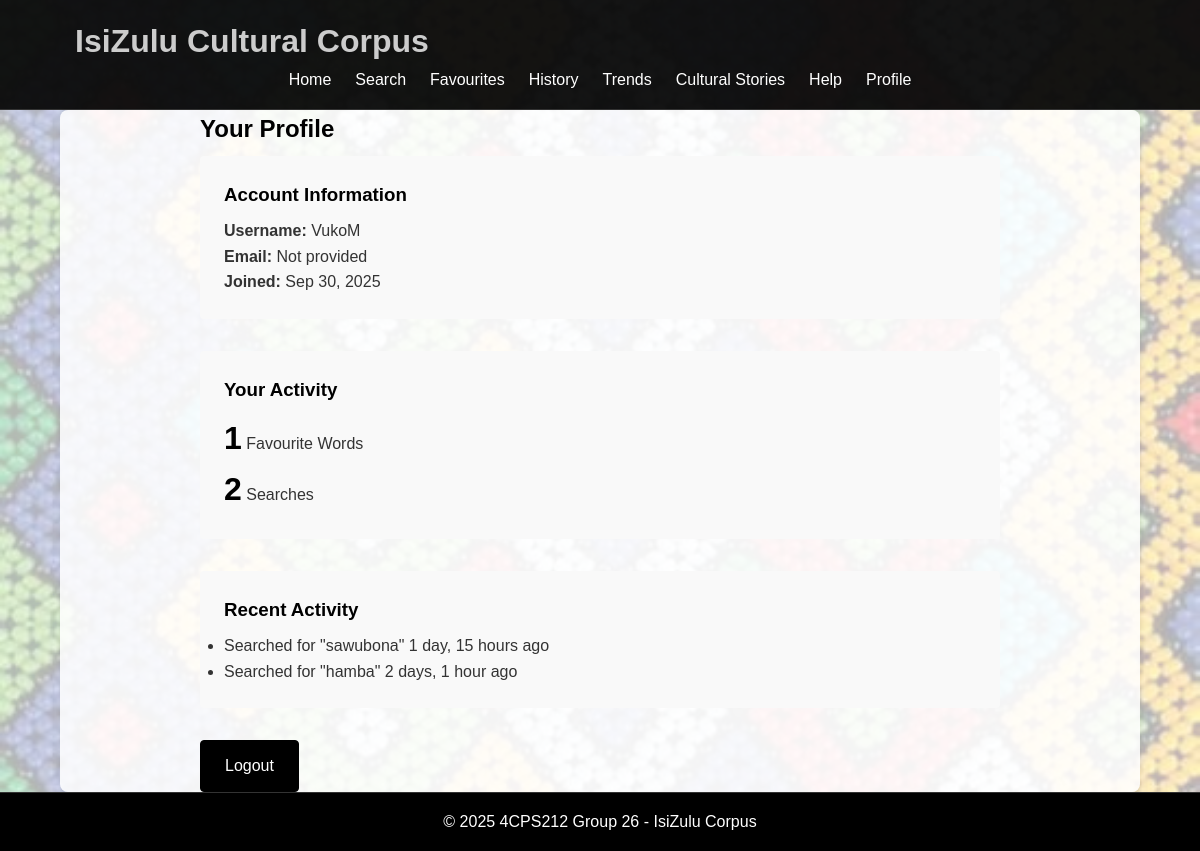
The page /profile/ (signed in) on the database as committed earlier.
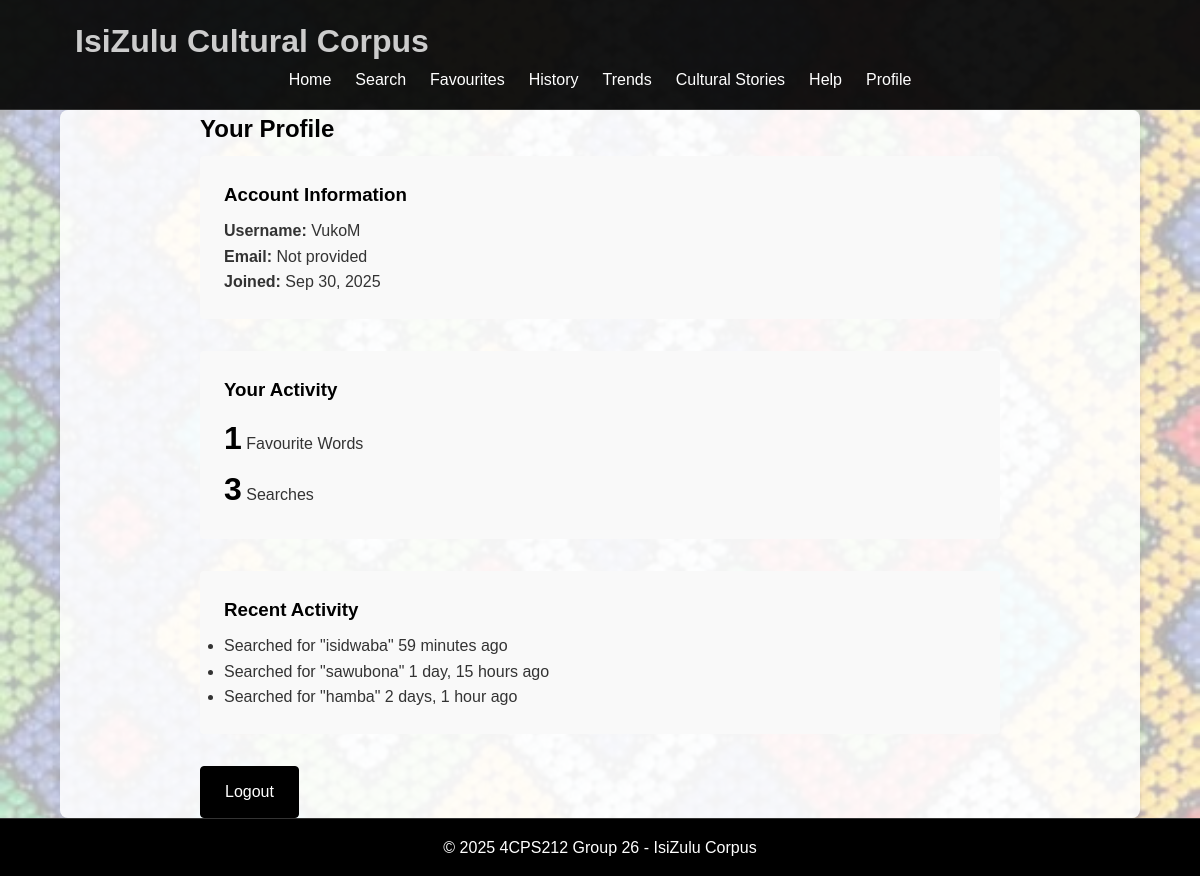
The same page on the database as committed later.
### main_app/models.py (models this page shows, shortened)
class UserSearchHistory(models.Model):
    user = models.ForeignKey(User, on_delete=models.CASCADE)
    search_query = models.CharField(max_length=255)
    search_results = models.ManyToManyField(ZuluWord)
    search_date = models.DateTimeField(default=timezone.now)

### main_app/views.py (the view)
# urls.py: path('profile/', views.profile, name='profile'),
@login_required
def profile(request):
    user = request.user
    favourite_count = UserFavourite.objects.filter(user=user).count()
    search_count = UserSearchHistory.objects.filter(user=user).count()
    recent_searches = UserSearchHistory.objects.filter(
        user=user
    ).select_related('user').order_by('-search_date')[:5]
    return render(request, 'profile.html', {
        'user': user,
        'favourite_count': favourite_count,
        'search_count': search_count,
        'recent_searches': recent_searches
    })

### templates/profile.html
{% extends 'base.html' %}
{% block content %}
<div class="profile-container">
    <h2>Your Profile</h2>
    <div class="profile-section">
        <h3>Account Information</h3>
        <div class="profile-details">
            <p><strong>Username:</strong> {{ user.username }}</p>
            <p><strong>Email:</strong> {% if user.email %}{{ user.email }}{% else %}Not provided{% endif %}</p>
            <p><strong>Joined:</strong> {{ user.date_joined|date:"M d, Y" }}</p>
        </div>
    </div>
    <div class="profile-section">
        <h3>Your Activity</h3>
        <div class="activity-stats">
            <div class="stat">
                <span class="stat-number">{{ favourite_count }}</span>
                <span class="stat-label">Favourite Words</span>
            </div>
            <div class="stat">
                <span class="stat-number">{{ search_count }}</span>
                <span class="stat-label">Searches</span>
            </div>
        </div>
    </div>
    <div class="profile-section">
        <h3>Recent Activity</h3>
            {% if recent_searches %}
            <ul class="recent-activity">
                {% for search in recent_searches %}
                <li>
                    <span class="activity-type">Searched for</span>
                    <span class="activity-detail">"{{ search.search_query }}"</span>
                    <span class="activity-time">{{ search.search_date|timesince }} ago</span>
                </li>
                {% endfor %}
            </ul>
            {% else %}
            <p>No recent activity to display.</p>
            {% endif %}
    </div>
    <div class="profile-actions">
        <a href="{% url 'logout' %}" class="btn">Logout</a>
    </div>
</div>
{% endblock %}

### templates/base.html (shortened to what this page needs)
<!DOCTYPE html>
<html lang="en">
<head>
    {% load static %}
    <link rel="stylesheet" href="{% static 'css/style.css' %}">
</head>
<body>
    <header>
        <div class="container">
            <h1>IsiZulu Cultural Corpus</h1>
            <nav>
                <ul>
                    <li><a href="{% url 'home' %}">Home</a></li>
                    <li><a href="{% url 'search' %}">Search</a></li>
                    <li><a href="{% url 'favourites' %}">Favourites</a></li>
                    <li><a href="{% url 'history' %}">History</a></li>
                    <li><a href="{% url 'trends' %}">Trends</a></li>
                    <li><a href="{% url 'cultural_stories' %}">Cultural Stories</a></li>
                    <li><a href="{% url 'help' %}">Help</a></li>
                    {% if user.is_authenticated %}
                        <li><a href="{% url 'profile' %}">Profile</a></li>
                    {% else %}
                        <li><a href="{% url 'login' %}">Login</a></li>
                        <li><a href="{% url 'register' %}">Register</a></li>
                    {% endif %}
                </ul>
            </nav>
        </div>
    </header>
    <main class="container">
        {% block content %}
        {% endblock %}
    </main>
    <footer>
        <div class="container">
            <p>&copy; 2025 4CPS212 Group 26 - IsiZulu Corpus</p>
        </div>
    </footer>
</body>
</html>

### static/css/style.css (style rules this page uses)
:root { --primary-color: #000; --secondary-color: #333; --accent-color: #2c5530; --light-bg: #f9f9f9; --border-color: #eee; --text-light: #666; --error-color: #c62828; --white: #fff; --shadow: 0 2px 5px rgba(0,0,0,0.1); --radius: 4px; --transition: all 0.3s ease; }
*, *::before, *::after { margin: 0; padding: 0; box-sizing: border-box; }
body { font-family: 'Arial', sans-serif; line-height: 1.6; color: var(--secondary-color); background-image: url('../images/Beadwork.jpeg'); background-size: cover; background-position: center; background-attachment: fixed; background-repeat: no-repeat; min-height: 100vh; position: relative; }
body::before { content: ''; position: fixed; top: 0; left: 0; width: 100%; height: 100%; background-color: rgba(255, 255, 255, 0.7); z-index: -1; }
.container { width: 90%; max-width: 1200px; margin: 0 auto; padding: 0 15px; }
header, main, footer { position: relative; z-index: 1; }
header { background-color: rgba(8, 8, 8, 0.95); color: var(--white); padding: 1rem 0; border-bottom: 1px solid var(--secondary-color); }
main { background-color: rgba(255, 255, 255, 0.85); border-radius: 8px; margin: 20px auto; padding: 20px; box-shadow: var(--shadow); min-height: calc(100vh - 200px); }
footer { background-color: var(--primary-color); color: var(--white); text-align: center; padding: 1rem 0; border-top: 1px solid var(--secondary-color); }
h2, h3, h4 { margin-bottom: 0.5rem; color: var(--primary-color); }
header .container { display: flex; flex-direction: column; }
header nav ul { display: flex; justify-content: center; flex-wrap: wrap; gap: 1.5rem; margin: 0; padding: 0; }
nav ul { list-style: none; display: flex; flex-wrap: wrap; gap: 1.5rem; }
nav ul li a { color: var(--white); text-decoration: none; transition: color 0.3s; }
h1 ,nav ul li a:hover { color: #ccc; }
.btn { display: inline-block; padding: 0.75rem 1.5rem; background-color: var(--primary-color); color: var(--white); border: 1px solid var(--primary-color); border-radius: var(--radius); cursor: pointer; text-decoration: none; font-size: 1rem; transition: var(--transition); text-align: center; }
.stat-number { font-size: 2rem; font-weight: bold; color: var(--primary-color); }
.auth-container, .profile-container, .help-container, .history-container, .favourites-container, .word-detail-container, .trends-container { max-width: 800px; margin: 0 auto; }
.detail-section, .profile-section, .help-section { margin-bottom: 2rem; padding: 1.5rem; background-color: var(--light-bg); border-radius: var(--radius); }

Rows that differ between the two databases and show on the page:
added UserSearchHistory: search_query "isidwaba", search_date "59 minutes"
Other text that changed with them:
{{ search_count }}: "2" → "3"
